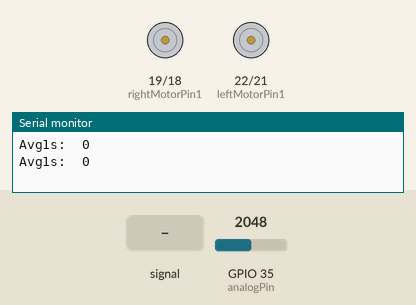
Recording of a sketch running on a simulated ESP32. Shown: motor-driver pin pairs drawn as motors (green arrow = first pin HIGH = forward, orange = second pin HIGH = backward, longer = more drive, scaled by the enable pin), the last lines printed to the serial monitor. The inputs (shaded band) are chosen by the test bench; at power-on: GPIO 35 (analogPin) = 2048.

Above: at 1.2 s.
1.3 s: GPIO 35 (analogPin) fed a 200 Hz sine of ±327 counts around its level
At 1.9 s:
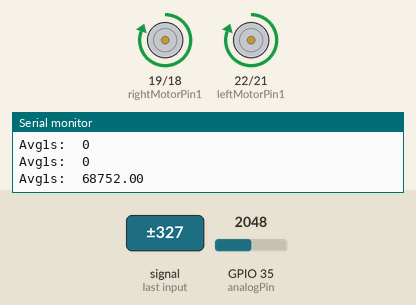
3.0 s: GPIO 35 (analogPin) set to 2866
At 4.6 s:
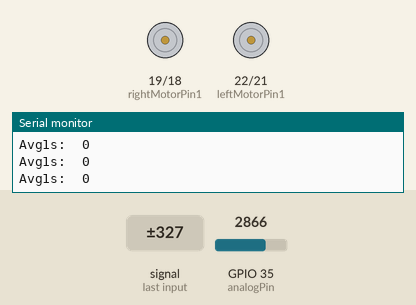
Timing chart, 0 to 6.1 s (numbered marks = the images above; inputs shaded):
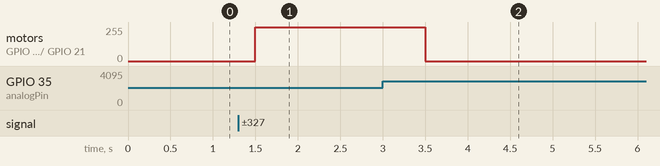

Measured:
- after the input at 1.3 s, motor on GPIO 19 (rightMotorPin1) / GPIO 18 (rightMotorPin2), motor on GPIO 22 (leftMotorPin1) / GPIO 21 (leftMotorPin2): stopped → forward 255/255 after 0.20 s
- after the input at 3.0 s, motor on GPIO 19 (rightMotorPin1) / GPIO 18 (rightMotorPin2), motor on GPIO 22 (leftMotorPin1) / GPIO 21 (leftMotorPin2): forward 255/255 → stopped after 0.50 s

The sketch:

forward_with_sound.ino
```cpp
// Sound detection pin
int analogPin = 35;

// Right motor pins
const int enableRightMotor = 5;
const int rightMotorPin1 = 19;
const int rightMotorPin2 = 18;

// Left motor pins
const int enableLeftMotor = 23;
const int leftMotorPin1 = 22;
const int leftMotorPin2 = 21;

#define MAX_MOTOR_SPEED 255
const int PWMFreq = 1000; // 1 KHz
const int PWMResolution = 8;
const int rightMotorPWMSpeedChannel = 4;
const int leftMotorPWMSpeedChannel = 5;

void setup() {
Serial.begin(115200);
pinMode(analogPin, INPUT);

// Set motor control pins as OUTPUT
pinMode(rightMotorPin1, OUTPUT);
pinMode(rightMotorPin2, OUTPUT);
pinMode(leftMotorPin1, OUTPUT);
pinMode(leftMotorPin2, OUTPUT);

// Initialize PWM channels for motor speed control
ledcSetup(rightMotorPWMSpeedChannel, PWMFreq, PWMResolution);
ledcSetup(leftMotorPWMSpeedChannel, PWMFreq, PWMResolution);

// Attach PWM channels to enable pins
ledcAttachPin(enableRightMotor, rightMotorPWMSpeedChannel);
ledcAttachPin(enableLeftMotor, leftMotorPWMSpeedChannel);
}

void rotateMotor(int rightMotorSpeed, int leftMotorSpeed) {
// Control right motor direction
digitalWrite(rightMotorPin1, rightMotorSpeed > 0);
digitalWrite(rightMotorPin2, rightMotorSpeed < 0);

// Control left motor direction
digitalWrite(leftMotorPin1, leftMotorSpeed > 0);
digitalWrite(leftMotorPin2, leftMotorSpeed < 0);

// Apply PWM for speed control
ledcWrite(rightMotorPWMSpeedChannel, abs(rightMotorSpeed));
ledcWrite(leftMotorPWMSpeedChannel, abs(leftMotorSpeed));
}

// Movement functions
void moveForward() {
rotateMotor(MAX_MOTOR_SPEED, MAX_MOTOR_SPEED);
}

void stopMotors() {
rotateMotor(0, 0);
}

void loop() {
const int sampleCount = 500; // 20 samples x 50ms = ~1 second
long sum = 0;

for (int i = 0; i < sampleCount; i++) {
int minVal = 4095;
int maxVal = 0;

unsigned long start = millis();
while (millis() - start < 1) {
int val = analogRead(analogPin);
if (val < minVal) minVal = val;
if (val > maxVal) maxVal = val;
}

int peakToPeak = maxVal - minVal;
int amplified = peakToPeak * 100;
sum += amplified;
}

float avg = (float)sum / sampleCount;
Serial.print("Avg1s:\t");
if ((avg - 1500) > 0) {
Serial.println((avg - 1000) * 10);
moveForward(); // Move vehicle forward when sound detected
} else {
Serial.println(0);
stopMotors(); // Stop vehicle when no sound detected
}
}
```
